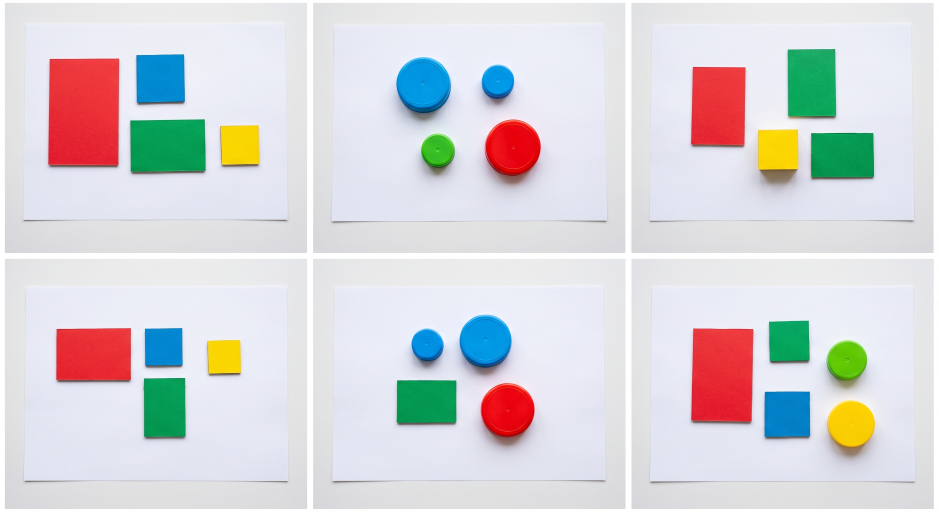
#> input picture vision/exap/06.jpg, 2816 x 1536 px (shown at 1/3 size); its folder holds only this picture in this run
$ python -i classifier.py   (imports and definitions only)
#> lines starting #> are read from the running program, lines starting #| are printed output that depends on the picture; after the words box and inside, x2 and y2 are one past the last pixel; in counts of white or black regions, pixels touching at a corner belong together
#> further down, picture is the input picture: shape (1536, 2816, 3); mean B, G, R 217.1, 214.4, 215.3
from pathlib import Path

import cv2 as cv
import numpy as np

import config

def preprocess_image(image):
    """
    转换成统一尺寸的二值图。
    """
    if image is None or image.size == 0:
        return None

    if image.ndim == 3:
        gray = cv.cvtColor(image, cv.COLOR_BGR2GRAY)
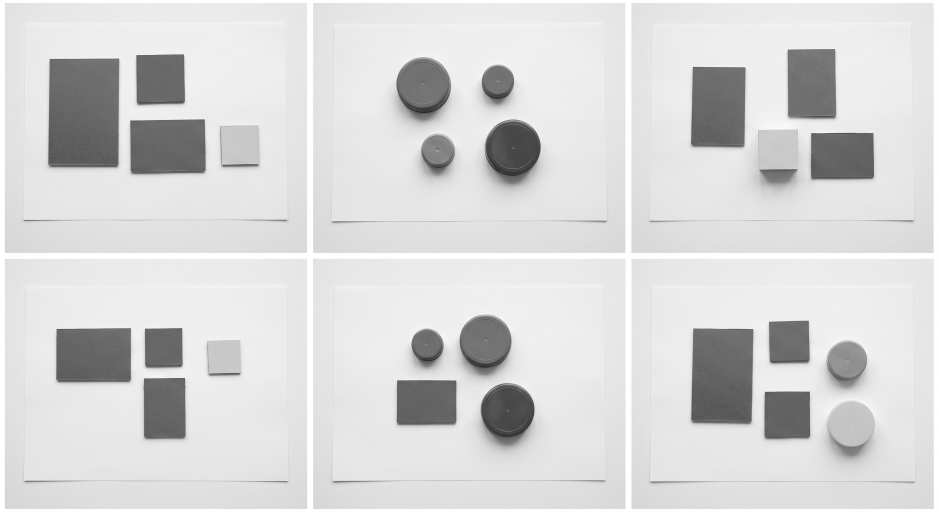
#> gray: shape (1536, 2816) (shown at 1/3 size); min 28, max 255, mean 215
    else:
        gray = image.copy()

    gray = cv.GaussianBlur(gray, (3, 3), 0)
    gray = cv.resize(gray, config.TEMPLATE_SIZE)
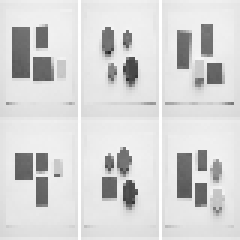
#> gray: shape (80, 80) (shown 3 times larger); min 39, max 255, mean 214.4

    _, binary = cv.threshold(
        gray,
        0,
        255,
        cv.THRESH_BINARY_INV + cv.THRESH_OTSU
    )
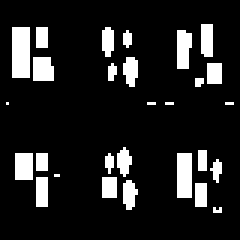
#> binary: shape (80, 80) (shown 3 times larger); 13% white; 28 white regions (11 under 20 px), largest, box (x1, y1, x2, y2) and area: (4, 9, 10, 26) 102, (59, 51, 64, 66) 75, (59, 10, 64, 23) 56

    return binary


# [135 lines left out: functions load_templates, crop_piece, compare_images, classify_type, classify_pieces, not called in this run]

>>> import cv2
>>> picture = cv2.imread('exap/06.jpg')
>>> result = preprocess_image(picture)

$ run again, on vision/exap/02.png
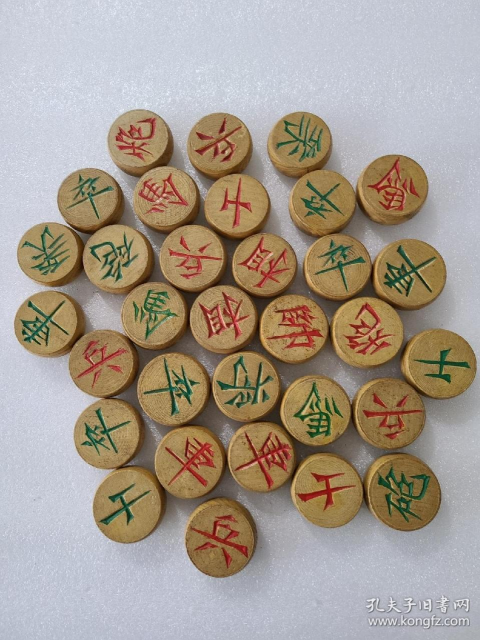
#> input picture vision/exap/02.png, 960 x 1280 px (shown at 1/2 size)
#> picture is the input picture: shape (1280, 960, 3); mean B, G, R 143.4, 155.1, 166.1
#> in preprocess_image, `gray = cv.resize(gray, config.TEMPLATE_SIZE)`:
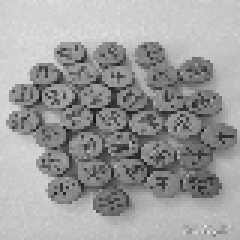
#> gray: shape (80, 80) (shown 3 times larger); min 21, max 226, mean 157.1
#> in preprocess_image, `_, binary = cv.threshold( gray, 0, 255, cv.THRESH_BINARY_INV + cv.THRE..`:
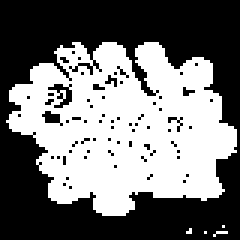
#> binary: shape (80, 80) (shown 3 times larger); 45.9% white; 5 white regions (4 under 20 px), largest, box (x1, y1, x2, y2) and area: (2, 14, 79, 72) 2930
